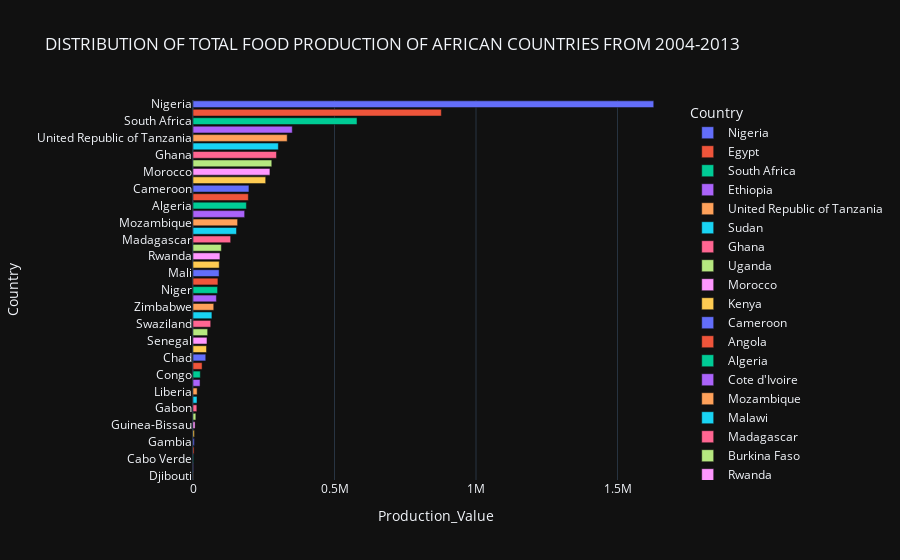

The notebook cell this image was saved under:
### Code cell
px.bar(data_frame = count_by_country, 
       x='Production_Value', y='Country', 
       template = 'plotly_dark', color = 'Country', 
       title = 'DISTRIBUTION OF TOTAL FOOD PRODUCTION OF AFRICAN COUNTRIES FROM 2004-2013')

### Figure 1 — Plotly figure (JSON) as saved in the notebook; plotly's stock layout.template omitted (floating-point values rounded to 4 significant figures)
{"data": [{"alignmentgroup": "True", "hovertemplate": "Country=%{y}<br>Production_Value=%{x}<extra></extra>", "legendgroup": "Nigeria", "marker": {"color": "#636efa", "pattern": {"shape": ""}}, "name": "Nigeria", "offsetgroup": "Nigeria", "orientation": "h", "showlegend": true, "textposition": "auto", "type": "bar", "x": [1628030], "xaxis": "x", "y": ["Nigeria"], "yaxis": "y"}, {"alignmentgroup": "True", "hovertemplate": "Country=%{y}<br>Production_Value=%{x}<extra></extra>", "legendgroup": "Egypt", "marker": {"color": "#EF553B", "pattern": {"shape": ""}}, "name": "Egypt", "offsetgroup": "Egypt", "orientation": "h", "showlegend": true, "textposition": "auto", "type": "bar", "x": [877498], "xaxis": "x", "y": ["Egypt"], "yaxis": "y"}, {"alignmentgroup": "True", "hovertemplate": "Country=%{y}<br>Production_Value=%{x}<extra></extra>", "legendgroup": "South Africa", "marker": {"color": "#00cc96", "pattern": {"shape": ""}}, "name": "South Africa", "offsetgroup": "South Africa", "orientation": "h", "showlegend": true, "textposition": "auto", "type": "bar", "x": [579592], "xaxis": "x", "y": ["South Africa"], "yaxis": "y"}, {"alignmentgroup": "True", "hovertemplate": "Country=%{y}<br>Production_Value=%{x}<extra></extra>", "legendgroup": "Ethiopia", "marker": {"color": "#ab63fa", "pattern": {"shape": ""}}, "name": "Ethiopia", "offsetgroup": "Ethiopia", "orientation": "h", "showlegend": true, "textposition": "auto", "type": "bar", "x": [350693], "xaxis": "x", "y": ["Ethiopia"], "yaxis": "y"}, {"alignmentgroup": "True", "hovertemplate": "Country=%{y}<br>Production_Value=%{x}<extra></extra>", "legendgroup": "United Republic of Tanzania", "marker": {"color": "#FFA15A", "pattern": {"shape": ""}}, "name": "United Republic of Tanzania", "offsetgroup": "United Republic of Tanzania", "orientation": "h", "showlegend": true, "textposition": "auto", "type": "bar", "x": [332802], "xaxis": "x", "y": ["United Republic of Tanzania"], "yaxis": "y"}, {"alignmentgroup": "True", "hovertemplate": "Country=%{y}<br>Production_Value=%{x}<extra></extra>", "legendgroup": "Sudan", "marker": {"color": "#19d3f3", "pattern": {"shape": ""}}, "name": "Sudan", "offsetgroup": "Sudan", "orientation": "h", "showlegend": true, "textposition": "auto", "type": "bar", "x": [301584], "xaxis": "x", "y": ["Sudan"], "yaxis": "y"}, {"alignmentgroup": "True", "hovertemplate": "Country=%{y}<br>Production_Value=%{x}<extra></extra>", "legendgroup": "Ghana", "marker": {"color": "#FF6692", "pattern": {"shape": ""}}, "name": "Ghana", "offsetgroup": "Ghana", "orientation": "h", "showlegend": true, "textposition": "auto", "type": "bar", "x": [295004], "xaxis": "x", "y": ["Ghana"], "yaxis": "y"}, {"alignmentgroup": "True", "hovertemplate": "Country=%{y}<br>Production_Value=%{x}<extra></extra>", "legendgroup": "Uganda", "marker": {"color": "#B6E880", "pattern": {"shape": ""}}, "name": "Uganda", "offsetgroup": "Uganda", "orientation": "h", "showlegend": true, "textposition": "auto", "type": "bar", "x": [278421], "xaxis": "x", "y": ["Uganda"], "yaxis": "y"}, {"alignmentgroup": "True", "hovertemplate": "Country=%{y}<br>Production_Value=%{x}<extra></extra>", "legendgroup": "Morocco", "marker": {"color": "#FF97FF", "pattern": {"shape": ""}}, "name": "Morocco", "offsetgroup": "Morocco", "orientation": "h", "showlegend": true, "textposition": "auto", "type": "bar", "x": [271821], "xaxis": "x", "y": ["Morocco"], "yaxis": "y"}, {"alignmentgroup": "True", "hovertemplate": "Country=%{y}<br>Production_Value=%{x}<extra></extra>", "legendgroup": "Kenya", "marker": {"color": "#FECB52", "pattern": {"shape": ""}}, "name": "Kenya", "offsetgroup": "Kenya", "orientation": "h", "showlegend": true, "textposition": "auto", "type": "bar", "x": [256872], "xaxis": "x", "y": ["Kenya"], "yaxis": "y"}, {"alignmentgroup": "True", "hovertemplate": "Country=%{y}<br>Production_Value=%{x}<extra></extra>", "legendgroup": "Cameroon", "marker": {"color": "#636efa", "pattern": {"shape": ""}}, "name": "Cameroon", "offsetgroup": "Cameroon", "orientation": "h", "showlegend": true, "textposition": "auto", "type": "bar", "x": [197670], "xaxis": "x", "y": ["Cameroon"], "yaxis": "y"}, {"alignmentgroup": "True", "hovertemplate": "Country=%{y}<br>Production_Value=%{x}<extra></extra>", "legendgroup": "Angola", "marker": {"color": "#EF553B", "pattern": {"shape": ""}}, "name": "Angola", "offsetgroup": "Angola", "orientation": "h", "showlegend": true, "textposition": "auto", "type": "bar", "x": [195499], "xaxis": "x", "y": ["Angola"], "yaxis": "y"}, {"alignmentgroup": "True", "hovertemplate": "Country=%{y}<br>Production_Value=%{x}<extra></extra>", "legendgroup": "Algeria", "marker": {"color": "#00cc96", "pattern": {"shape": ""}}, "name": "Algeria", "offsetgroup": "Algeria", "orientation": "h", "showlegend": true, "textposition": "auto", "type": "bar", "x": [188650], "xaxis": "x", "y": ["Algeria"], "yaxis": "y"}, {"alignmentgroup": "True", "hovertemplate": "Country=%{y}<br>Production_Value=%{x}<extra></extra>", "legendgroup": "Cote d'Ivoire", "marker": {"color": "#ab63fa", "pattern": {"shape": ""}}, "name": "Cote d'Ivoire", "offsetgroup": "Cote d'Ivoire", "orientation": "h", "showlegend": true, "textposition": "auto", "type": "bar", "x": [182486], "xaxis": "x", "y": ["Cote d'Ivoire"], "yaxis": "y"}, {"alignmentgroup": "True", "hovertemplate": "Country=%{y}<br>Production_Value=%{x}<extra></extra>", "legendgroup": "Mozambique", "marker": {"color": "#FFA15A", "pattern": {"shape": ""}}, "name": "Mozambique", "offsetgroup": "Mozambique", "orientation": "h", "showlegend": true, "textposition": "auto", "type": "bar", "x": [157584], "xaxis": "x", "y": ["Mozambique"], "yaxis": "y"}, {"alignmentgroup": "True", "hovertemplate": "Country=%{y}<br>Production_Value=%{x}<extra></extra>", "legendgroup": "Malawi", "marker": {"color": "#19d3f3", "pattern": {"shape": ""}}, "name": "Malawi", "offsetgroup": "Malawi", "orientation": "h", "showlegend": true, "textposition": "auto", "type": "bar", "x": [153717], "xaxis": "x", "y": ["Malawi"], "yaxis": "y"}, {"alignmentgroup": "True", "hovertemplate": "Country=%{y}<br>Production_Value=%{x}<extra></extra>", "legendgroup": "Madagascar", "marker": {"color": "#FF6692", "pattern": {"shape": ""}}, "name": "Madagascar", "offsetgroup": "Madagascar", "orientation": "h", "showlegend": true, "textposition": "auto", "type": "bar", "x": [133071], "xaxis": "x", "y": ["Madagascar"], "yaxis": "y"}, {"alignmentgroup": "True", "hovertemplate": "Country=%{y}<br>Production_Value=%{x}<extra></extra>", "legendgroup": "Burkina Faso", "marker": {"color": "#B6E880", "pattern": {"shape": ""}}, "name": "Burkina Faso", "offsetgroup": "Burkina Faso", "orientation": "h", "showlegend": true, "textposition": "auto", "type": "bar", "x": [100129], "xaxis": "x", "y": ["Burkina Faso"], "yaxis": "y"}, {"alignmentgroup": "True", "hovertemplate": "Country=%{y}<br>Production_Value=%{x}<extra></extra>", "legendgroup": "Rwanda", "marker": {"color": "#FF97FF", "pattern": {"shape": ""}}, "name": "Rwanda", "offsetgroup": "Rwanda", "orientation": "h", "showlegend": true, "textposition": "auto", "type": "bar", "x": [95174], "xaxis": "x", "y": ["Rwanda"], "yaxis": "y"}, {"alignmentgroup": "True", "hovertemplate": "Country=%{y}<br>Production_Value=%{x}<extra></extra>", "legendgroup": "Tunisia", "marker": {"color": "#FECB52", "pattern": {"shape": ""}}, "name": "Tunisia", "offsetgroup": "Tunisia", "orientation": "h", "showlegend": true, "textposition": "auto", "type": "bar", "x": [92713], "xaxis": "x", "y": ["Tunisia"], "yaxis": "y"}, {"alignmentgroup": "True", "hovertemplate": "Country=%{y}<br>Production_Value=%{x}<extra></extra>", "legendgroup": "Mali", "marker": {"color": "#636efa", "pattern": {"shape": ""}}, "name": "Mali", "offsetgroup": "Mali", "orientation": "h", "showlegend": true, "textposition": "auto", "type": "bar", "x": [92292], "xaxis": "x", "y": ["Mali"], "yaxis": "y"}, {"alignmentgroup": "True", "hovertemplate": "Country=%{y}<br>Production_Value=%{x}<extra></extra>", "legendgroup": "Benin", "marker": {"color": "#EF553B", "pattern": {"shape": ""}}, "name": "Benin", "offsetgroup": "Benin", "orientation": "h", "showlegend": true, "textposition": "auto", "type": "bar", "x": [88072], "xaxis": "x", "y": ["Benin"], "yaxis": "y"}, {"alignmentgroup": "True", "hovertemplate": "Country=%{y}<br>Production_Value=%{x}<extra></extra>", "legendgroup": "Niger", "marker": {"color": "#00cc96", "pattern": {"shape": ""}}, "name": "Niger", "offsetgroup": "Niger", "orientation": "h", "showlegend": true, "textposition": "auto", "type": "bar", "x": [86808], "xaxis": "x", "y": ["Niger"], "yaxis": "y"}, {"alignmentgroup": "True", "hovertemplate": "Country=%{y}<br>Production_Value=%{x}<extra></extra>", "legendgroup": "Zambia", "marker": {"color": "#ab63fa", "pattern": {"shape": ""}}, "name": "Zambia", "offsetgroup": "Zambia", "orientation": "h", "showlegend": true, "textposition": "auto", "type": "bar", "x": [82701], "xaxis": "x", "y": ["Zambia"], "yaxis": "y"}, {"alignmentgroup": "True", "hovertemplate": "Country=%{y}<br>Production_Value=%{x}<extra></extra>", "legendgroup": "Zimbabwe", "marker": {"color": "#FFA15A", "pattern": {"shape": ""}}, "name": "Zimbabwe", "offsetgroup": "Zimbabwe", "orientation": "h", "showlegend": true, "textposition": "auto", "type": "bar", "x": [73316], "xaxis": "x", "y": ["Zimbabwe"], "yaxis": "y"}, {"alignmentgroup": "True", "hovertemplate": "Country=%{y}<br>Production_Value=%{x}<extra></extra>", "legendgroup": "Guinea", "marker": {"color": "#19d3f3", "pattern": {"shape": ""}}, "name": "Guinea", "offsetgroup": "Guinea", "orientation": "h", "showlegend": true, "textposition": "auto", "type": "bar", "x": [66848], "xaxis": "x", "y": ["Guinea"], "yaxis": "y"}, {"alignmentgroup": "True", "hovertemplate": "Country=%{y}<br>Production_Value=%{x}<extra></extra>", "legendgroup": "Swaziland", "marker": {"color": "#FF6692", "pattern": {"shape": ""}}, "name": "Swaziland", "offsetgroup": "Swaziland", "orientation": "h", "showlegend": true, "textposition": "auto", "type": "bar", "x": [62665], "xaxis": "x", "y": ["Swaziland"], "yaxis": "y"}, {"alignmentgroup": "True", "hovertemplate": "Country=%{y}<br>Production_Value=%{x}<extra></extra>", "legendgroup": "Mauritius", "marker": {"color": "#B6E880", "pattern": {"shape": ""}}, "name": "Mauritius", "offsetgroup": "Mauritius", "orientation": "h", "showlegend": true, "textposition": "auto", "type": "bar", "x": [51785], "xaxis": "x", "y": ["Mauritius"], "yaxis": "y"}, {"alignmentgroup": "True", "hovertemplate": "Country=%{y}<br>Production_Value=%{x}<extra></extra>", "legendgroup": "Senegal", "marker": {"color": "#FF97FF", "pattern": {"shape": ""}}, "name": "Senegal", "offsetgroup": "Senegal", "orientation": "h", "showlegend": true, "textposition": "auto", "type": "bar", "x": [49414], "xaxis": "x", "y": ["Senegal"], "yaxis": "y"}, {"alignmentgroup": "True", "hovertemplate": "Country=%{y}<br>Production_Value=%{x}<extra></extra>", "legendgroup": "Sierra Leone", "marker": {"color": "#FECB52", "pattern": {"shape": ""}}, "name": "Sierra Leone", "offsetgroup": "Sierra Leone", "orientation": "h", "showlegend": true, "textposition": "auto", "type": "bar", "x": [47737], "xaxis": "x", "y": ["Sierra Leone"], "yaxis": "y"}, {"alignmentgroup": "True", "hovertemplate": "Country=%{y}<br>Production_Value=%{x}<extra></extra>", "legendgroup": "Chad", "marker": {"color": "#636efa", "pattern": {"shape": ""}}, "name": "Chad", "offsetgroup": "Chad", "orientation": "h", "showlegend": true, "textposition": "auto", "type": "bar", "x": [45078], "xaxis": "x", "y": ["Chad"], "yaxis": "y"}, {"alignmentgroup": "True", "hovertemplate": "Country=%{y}<br>Production_Value=%{x}<extra></extra>", "legendgroup": "Togo", "marker": {"color": "#EF553B", "pattern": {"shape": ""}}, "name": "Togo", "offsetgroup": "Togo", "orientation": "h", "showlegend": true, "textposition": "auto", "type": "bar", "x": [32155], "xaxis": "x", "y": ["Togo"], "yaxis": "y"}, {"alignmentgroup": "True", "hovertemplate": "Country=%{y}<br>Production_Value=%{x}<extra></extra>", "legendgroup": "Congo", "marker": {"color": "#00cc96", "pattern": {"shape": ""}}, "name": "Congo", "offsetgroup": "Congo", "orientation": "h", "showlegend": true, "textposition": "auto", "type": "bar", "x": [25791], "xaxis": "x", "y": ["Congo"], "yaxis": "y"}, {"alignmentgroup": "True", "hovertemplate": "Country=%{y}<br>Production_Value=%{x}<extra></extra>", "legendgroup": "Central African Republic", "marker": {"color": "#ab63fa", "pattern": {"shape": ""}}, "name": "Central African Republic", "offsetgroup": "Central African Republic", "orientation": "h", "showlegend": true, "textposition": "auto", "type": "bar", "x": [24921], "xaxis": "x", "y": ["Central African Republic"], "yaxis": "y"}, {"alignmentgroup": "True", "hovertemplate": "Country=%{y}<br>Production_Value=%{x}<extra></extra>", "legendgroup": "Liberia", "marker": {"color": "#FFA15A", "pattern": {"shape": ""}}, "name": "Liberia", "offsetgroup": "Liberia", "orientation": "h", "showlegend": true, "textposition": "auto", "type": "bar", "x": [14657], "xaxis": "x", "y": ["Liberia"], "yaxis": "y"}, {"alignmentgroup": "True", "hovertemplate": "Country=%{y}<br>Production_Value=%{x}<extra></extra>", "legendgroup": "Namibia", "marker": {"color": "#19d3f3", "pattern": {"shape": ""}}, "name": "Namibia", "offsetgroup": "Namibia", "orientation": "h", "showlegend": true, "textposition": "auto", "type": "bar", "x": [14197], "xaxis": "x", "y": ["Namibia"], "yaxis": "y"}, {"alignmentgroup": "True", "hovertemplate": "Country=%{y}<br>Production_Value=%{x}<extra></extra>", "legendgroup": "Gabon", "marker": {"color": "#FF6692", "pattern": {"shape": ""}}, "name": "Gabon", "offsetgroup": "Gabon", "orientation": "h", "showlegend": true, "textposition": "auto", "type": "bar", "x": [13566], "xaxis": "x", "y": ["Gabon"], "yaxis": "y"}, {"alignmentgroup": "True", "hovertemplate": "Country=%{y}<br>Production_Value=%{x}<extra></extra>", "legendgroup": "Mauritania", "marker": {"color": "#B6E880", "pattern": {"shape": ""}}, "name": "Mauritania", "offsetgroup": "Mauritania", "orientation": "h", "showlegend": true, "textposition": "auto", "type": "bar", "x": [10039], "xaxis": "x", "y": ["Mauritania"], "yaxis": "y"}, {"alignmentgroup": "True", "hovertemplate": "Country=%{y}<br>Production_Value=%{x}<extra></extra>", "legendgroup": "Guinea-Bissau", "marker": {"color": "#FF97FF", "pattern": {"shape": ""}}, "name": "Guinea-Bissau", "offsetgroup": "Guinea-Bissau", "orientation": "h", "showlegend": true, "textposition": "auto", "type": "bar", "x": [7296], "xaxis": "x", "y": ["Guinea-Bissau"], "yaxis": "y"}, {"alignmentgroup": "True", "hovertemplate": "Country=%{y}<br>Production_Value=%{x}<extra></extra>", "legendgroup": "Botswana", "marker": {"color": "#FECB52", "pattern": {"shape": ""}}, "name": "Botswana", "offsetgroup": "Botswana", "orientation": "h", "showlegend": true, "textposition": "auto", "type": "bar", "x": [4808], "xaxis": "x", "y": ["Botswana"], "yaxis": "y"}, {"alignmentgroup": "True", "hovertemplate": "Country=%{y}<br>Production_Value=%{x}<extra></extra>", "legendgroup": "Gambia", "marker": {"color": "#636efa", "pattern": {"shape": ""}}, "name": "Gambia", "offsetgroup": "Gambia", "orientation": "h", "showlegend": true, "textposition": "auto", "type": "bar", "x": [4699], "xaxis": "x", "y": ["Gambia"], "yaxis": "y"}, {"alignmentgroup": "True", "hovertemplate": "Country=%{y}<br>Production_Value=%{x}<extra></extra>", "legendgroup": "Lesotho", "marker": {"color": "#EF553B", "pattern": {"shape": ""}}, "name": "Lesotho", "offsetgroup": "Lesotho", "orientation": "h", "showlegend": true, "textposition": "auto", "type": "bar", "x": [3785], "xaxis": "x", "y": ["Lesotho"], "yaxis": "y"}, {"alignmentgroup": "True", "hovertemplate": "Country=%{y}<br>Production_Value=%{x}<extra></extra>", "legendgroup": "Cabo Verde", "marker": {"color": "#00cc96", "pattern": {"shape": ""}}, "name": "Cabo Verde", "offsetgroup": "Cabo Verde", "orientation": "h", "showlegend": true, "textposition": "auto", "type": "bar", "x": [1658], "xaxis": "x", "y": ["Cabo Verde"], "yaxis": "y"}, {"alignmentgroup": "True", "hovertemplate": "Country=%{y}<br>Production_Value=%{x}<extra></extra>", "legendgroup": "Sao Tome and Principe", "marker": {"color": "#ab63fa", "pattern": {"shape": ""}}, "name": "Sao Tome and Principe", "offsetgroup": "Sao Tome and Principe", "orientation": "h", "showlegend": true, "textposition": "auto", "type": "bar", "x": [1152], "xaxis": "x", "y": ["Sao Tome and Principe"], "yaxis": "y"}, {"alignmentgroup": "True", "hovertemplate": "Country=%{y}<br>Production_Value=%{x}<extra></extra>", "legendgroup": "Djibouti", "marker": {"color": "#FFA15A", "pattern": {"shape": ""}}, "name": "Djibouti", "offsetgroup": "Djibouti", "orientation": "h", "showlegend": true, "textposition": "auto", "type": "bar", "x": [666], "xaxis": "x", "y": ["Djibouti"], "yaxis": "y"}], "layout": {"barmode": "relative", "legend": {"title": {"text": "Country"}, "tracegroupgap": 0}, "title": {"text": "DISTRIBUTION OF TOTAL FOOD PRODUCTION OF AFRICAN COUNTRIES FROM 2004-2013"}, "xaxis": {"anchor": "y", "domain": [0, 1], "title": {"text": "Production_Value"}}, "yaxis": {"anchor": "x", "categoryarray": ["Djibouti", "Sao Tome and Principe", "Cabo Verde", "Lesotho", "Gambia", "Botswana", "Guinea-Bissau", "Mauritania", "Gabon", "Namibia", "Liberia", "Central African Republic", "Congo", "Togo", "Chad", "Sierra Leone", "Senegal", "Mauritius", "Swaziland", "Guinea", "Zimbabwe", "Zambia", "Niger", "Benin", "Mali", "Tunisia", "Rwanda", "Burkina Faso", "Madagascar", "Malawi", "Mozambique", "Cote d'Ivoire", "Algeria", "Angola", "Cameroon", "Kenya", "Morocco", "Uganda", "Ghana", "Sudan", "United Republic of Tanzania", "Ethiopia", "South Africa", "Egypt", "Nigeria"], "categoryorder": "array", "domain": [0, 1], "title": {"text": "Country"}}}}
